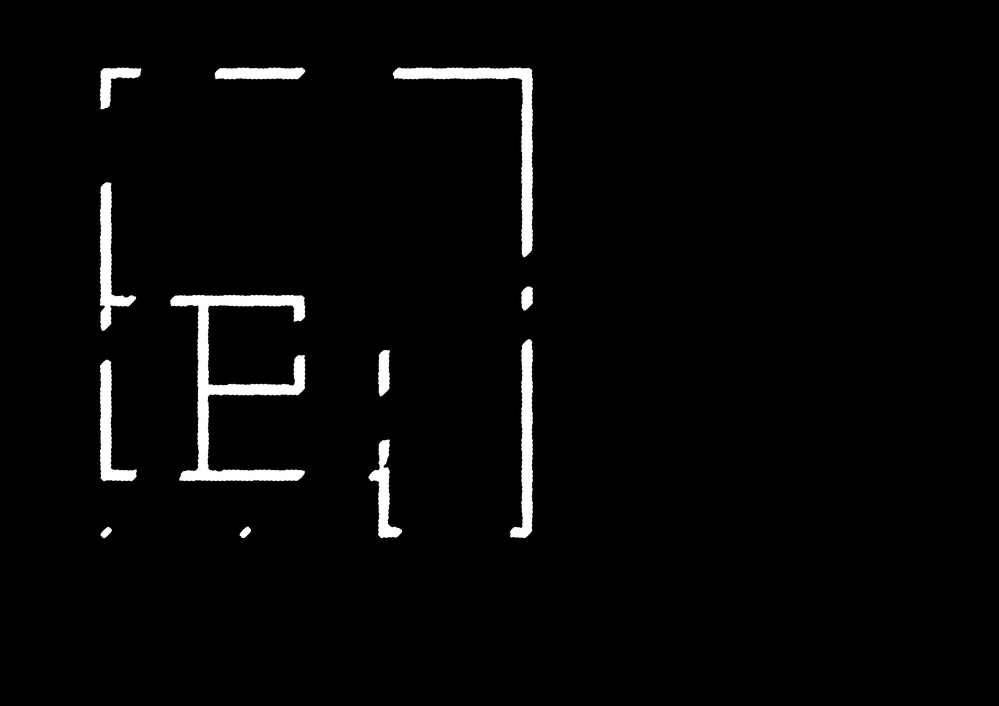
#> input picture floor/enhanced_hatching_strict_mask.png, 999 x 706 px, shrunk from 4963 x 3509 before the run
$ python debug_check_mask.py
#> lines starting #> are read from the running program, lines starting #| are printed output that depends on the picture; after the words box and inside, x2 and y2 are one past the last pixel; in counts of white or black regions, pixels touching at a corner belong together
#!/usr/bin/env python3
"""
Quick debug script to check the hatching mask generated with strict parameters
"""
import cv2
import numpy as np

# Load the enhanced_hatching_strict_mask.png (the reference - what we WANT)
reference_mask = cv2.imread('enhanced_hatching_strict_mask.png', cv2.IMREAD_GRAYSCALE)
#> reference_mask is the input picture: shape (706, 999); min 0, max 255, mean 6.6

print("="*80)
print("REFERENCE MASK (enhanced_hatching_strict_mask.png)")
print("="*80)
print(f"Shape: {reference_mask.shape}")
#| Shape: (706, 999)
print(f"Values: min={reference_mask.min()}, max={reference_mask.max()}")
#| Values: min=0, max=255
print(f"White pixels: {np.sum(reference_mask > 0)}")
#| White pixels: 24540

# Try to find contours in the reference mask
contours_ext, _ = cv2.findContours(reference_mask, cv2.RETR_EXTERNAL, cv2.CHAIN_APPROX_SIMPLE)
#> contours_ext = 39 contours, 27 with area under 20; largest, box (x1, y1, x2, y2) and area: (168, 292, 308, 484) 7875, (390, 65, 535, 260) 4131, (507, 337, 535, 541) 2693, (97, 180, 139, 333) 2438, (97, 357, 139, 484) 2110
contours_list, _ = cv2.findContours(reference_mask, cv2.RETR_LIST, cv2.CHAIN_APPROX_SIMPLE)
#> contours_list = 691 contours, 604 with area under 20; largest, box (x1, y1, x2, y2) and area: (168, 292, 308, 484) 7875, (390, 65, 535, 260) 4131, (507, 337, 535, 541) 2693, (97, 180, 139, 333) 2438, (97, 357, 139, 484) 2110

print(f"\nContours (RETR_EXTERNAL): {len(contours_ext)}")
#| Contours (RETR_EXTERNAL): 39
if contours_ext:
    areas_ext = [cv2.contourArea(c) for c in contours_ext]
#> areas_ext = 39 values, max 7875 at index 21, min 0 at index 2, mean 622.3
    areas_ext_sorted = sorted(areas_ext, reverse=True)
#> areas_ext_sorted = 39 values, max 7875 at index 0, min 0 at index 12, mean 622.3
    print(f"Top contour areas (RETR_EXTERNAL): {areas_ext_sorted[:10]}")
#| Top contour areas (RETR_EXTERNAL): [7875.0, 4131.0, 2693.0, 2438.5, 2109.5, 1627.5, 1201.5, 898.5, 659.5, 342.5]
    print(f"Contours with area > 100: {sum(1 for a in areas_ext if a > 100)}")
#| Contours with area > 100: 12

print(f"\nContours (RETR_LIST): {len(contours_list)}")
#| Contours (RETR_LIST): 691
if contours_list:
    areas_list = [cv2.contourArea(c) for c in contours_list]
#> areas_list = 691 values, max 7875 at index 529, min 0 at index 68, mean 42.19
    areas_list_sorted = sorted(areas_list, reverse=True)
#> areas_list_sorted = 691 values, max 7875 at index 0, min 0 at index 664, mean 42.19
    print(f"Top contour areas (RETR_LIST): {areas_list_sorted[:10]}")
#| Top contour areas (RETR_LIST): [7875.0, 4131.0, 2693.0, 2438.5, 2109.5, 1627.5, 1201.5, 898.5, 659.5, 342.5]
    print(f"Contours with area > 100: {sum(1 for a in areas_list if a > 100)}")
#| Contours with area > 100: 13

# Create visualization with all contours drawn
debug_vis = cv2.cvtColor(reference_mask, cv2.COLOR_GRAY2BGR)
for i, contour in enumerate(contours_ext[:20]):  # Draw first 20 contours
    area = cv2.contourArea(contour)
    if area > 100:
        color = (0, 255, 0)  # Green for large contours
        cv2.drawContours(debug_vis, [contour], -1, color, 2)
        # Draw contour number
        M = cv2.moments(contour)
        if M['m00'] != 0:
            cx = int(M['m10'] / M['m00'])
            cy = int(M['m01'] / M['m00'])
            cv2.putText(debug_vis, f"{i+1}", (cx, cy), cv2.FONT_HERSHEY_SIMPLEX, 0.5, (255, 0, 0), 1)
#> this loop made 20 passes
#> (area, cx, cy) on passes 1, 2, 15, 18, 20: (144.5, 244, 532), (149.5, 105, 531), (1627.5, 383, 492), (2109.5, 107, 427), (659.5, 383, 372)
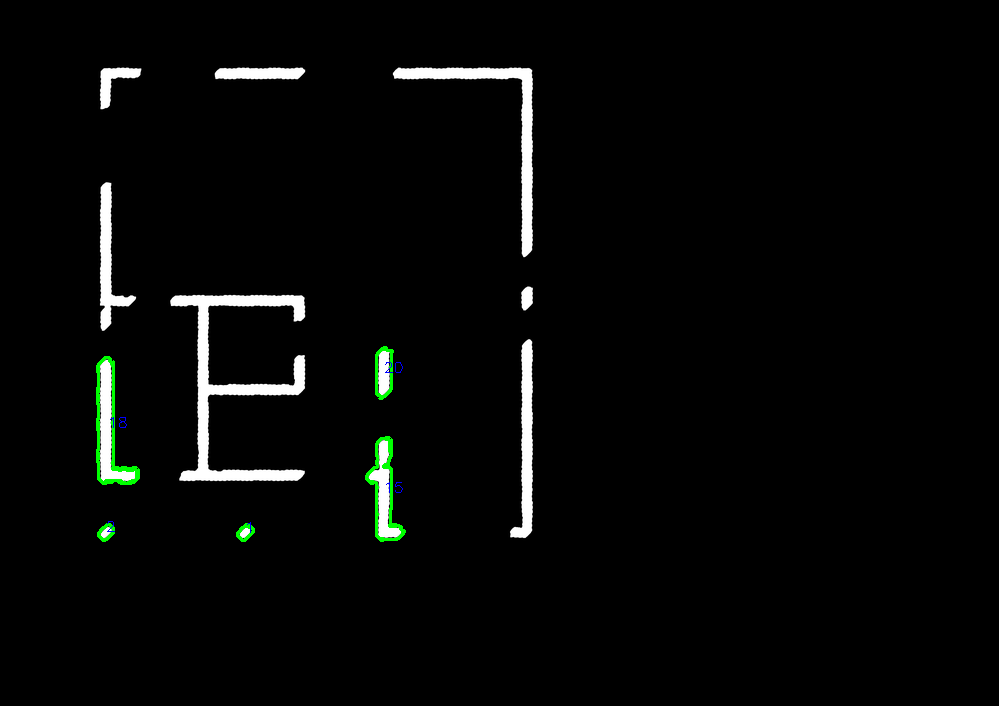
#> debug_vis: shape (706, 999, 3); 0.42% of pixels changed, all inside (x1, y1, x2, y2) = (96, 346, 406, 542)

cv2.imwrite('debug_contours_visualization.png', debug_vis)
print(f"\nSaved contours visualization to: debug_contours_visualization.png")
